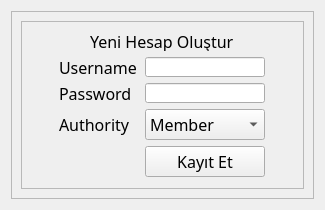
<?xml version="1.0" encoding="UTF-8"?>
<ui version="4.0">
 <class>save_menu</class>
 <widget class="QWidget" name="save_menu">
  <property name="geometry">
   <rect>
    <x>0</x>
    <y>0</y>
    <width>325</width>
    <height>210</height>
   </rect>
  </property>
  <property name="minimumSize">
   <size>
    <width>325</width>
    <height>210</height>
   </size>
  </property>
  <property name="maximumSize">
   <size>
    <width>325</width>
    <height>190</height>
   </size>
  </property>
  <property name="font">
   <font>
    <family>Microsoft YaHei UI Light</family>
    <pointsize>12</pointsize>
   </font>
  </property>
  <property name="windowTitle">
   <string>Save New User</string>
  </property>
  <layout class="QVBoxLayout" name="verticalLayout">
   <item>
    <widget class="QScrollArea" name="scrollArea">
     <property name="widgetResizable">
      <bool>true</bool>
     </property>
     <widget class="QWidget" name="scrollAreaWidgetContents">
      <property name="geometry">
       <rect>
        <x>0</x>
        <y>0</y>
        <width>305</width>
        <height>190</height>
       </rect>
      </property>
      <layout class="QVBoxLayout" name="verticalLayout_2">
       <item>
        <widget class="QFrame" name="frame">
         <property name="frameShape">
          <enum>QFrame::StyledPanel</enum>
         </property>
         <property name="frameShadow">
          <enum>QFrame::Raised</enum>
         </property>
         <layout class="QVBoxLayout" name="verticalLayout_3">
          <item>
           <layout class="QHBoxLayout" name="horizontalLayout">
            <property name="topMargin">
             <number>0</number>
            </property>
            <item>
             <widget class="QLabel" name="label_3">
              <property name="minimumSize">
               <size>
                <width>145</width>
                <height>20</height>
               </size>
              </property>
              <property name="maximumSize">
               <size>
                <width>145</width>
                <height>20</height>
               </size>
              </property>
              <property name="text">
               <string>Yeni Hesap Oluştur</string>
              </property>
             </widget>
            </item>
           </layout>
          </item>
          <item>
           <layout class="QGridLayout" name="gridLayout">
            <item row="1" column="1">
             <widget class="QLabel" name="label_2">
              <property name="minimumSize">
               <size>
                <width>80</width>
                <height>20</height>
               </size>
              </property>
              <property name="maximumSize">
               <size>
                <width>80</width>
                <height>20</height>
               </size>
              </property>
              <property name="text">
               <string>Username</string>
              </property>
             </widget>
            </item>
            <item row="5" column="1">
             <spacer name="verticalSpacer">
              <property name="orientation">
               <enum>Qt::Vertical</enum>
              </property>
              <property name="sizeHint" stdset="0">
               <size>
                <width>20</width>
                <height>40</height>
               </size>
              </property>
             </spacer>
            </item>
            <item row="2" column="0">
             <spacer name="horizontalSpacer">
              <property name="orientation">
               <enum>Qt::Horizontal</enum>
              </property>
              <property name="sizeHint" stdset="0">
               <size>
                <width>40</width>
                <height>20</height>
               </size>
              </property>
             </spacer>
            </item>
            <item row="1" column="2">
             <widget class="QLineEdit" name="username_box">
              <property name="minimumSize">
               <size>
                <width>120</width>
                <height>20</height>
               </size>
              </property>
              <property name="maximumSize">
               <size>
                <width>120</width>
                <height>20</height>
               </size>
              </property>
             </widget>
            </item>
            <item row="2" column="3">
             <spacer name="horizontalSpacer_2">
              <property name="orientation">
               <enum>Qt::Horizontal</enum>
              </property>
              <property name="sizeHint" stdset="0">
               <size>
                <width>40</width>
                <height>20</height>
               </size>
              </property>
             </spacer>
            </item>
            <item row="2" column="1">
             <widget class="QLabel" name="label">
              <property name="minimumSize">
               <size>
                <width>80</width>
                <height>20</height>
               </size>
              </property>
              <property name="maximumSize">
               <size>
                <width>80</width>
                <height>20</height>
               </size>
              </property>
              <property name="text">
               <string>Password</string>
              </property>
             </widget>
            </item>
            <item row="4" column="2">
             <widget class="QPushButton" name="register_button">
              <property name="text">
               <string>Kayıt Et</string>
              </property>
             </widget>
            </item>
            <item row="2" column="2">
             <widget class="QLineEdit" name="password_box">
              <property name="minimumSize">
               <size>
                <width>120</width>
                <height>20</height>
               </size>
              </property>
              <property name="maximumSize">
               <size>
                <width>120</width>
                <height>20</height>
               </size>
              </property>
             </widget>
            </item>
            <item row="3" column="1">
             <widget class="QLabel" name="label_4">
              <property name="text">
               <string>Authority</string>
              </property>
             </widget>
            </item>
            <item row="3" column="2">
             <widget class="QComboBox" name="authority_combobox">
              <item>
               <property name="text">
                <string>Member</string>
               </property>
              </item>
              <item>
               <property name="text">
                <string>Moderator</string>
               </property>
              </item>
              <item>
               <property name="text">
                <string>Co-Admin</string>
               </property>
              </item>
              <item>
               <property name="text">
                <string>Admin</string>
               </property>
              </item>
             </widget>
            </item>
           </layout>
          </item>
         </layout>
        </widget>
       </item>
      </layout>
     </widget>
    </widget>
   </item>
  </layout>
 </widget>
 <resources/>
 <connections/>
</ui>
